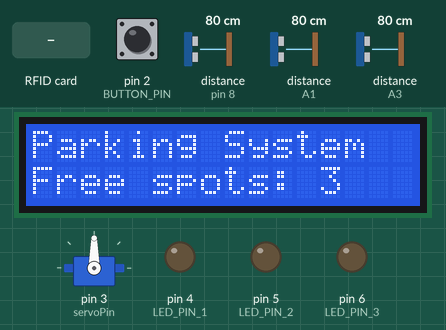
This sketch was run on a simulated Arduino Uno, built with avr-gcc and run on an emulated ATmega328P. Shown: servo, 16×2 character LCD, output pins drawn as LEDs (lit = HIGH). Wiring (inferred from the names in the program): 3 × ultrasonic range finder: trigger pin 7, echo pin 8 / trigger A0, echo A1 / trigger A2, echo A3. The inputs (shaded band) are chosen by the test bench; at power-on: pin 2 (BUTTON_PIN) HIGH, distance to the obstacle (sensors on pin 8, A1, A3) 80 cm. The echo pulse lasts 58.3 µs per cm; pins used as bus, display or sensor lines are not drawn; what the sketch prints to the serial monitor is not drawn.

Above: at 1.3 s.
1.4 s: RFID card 13 5C 0C 14 held to the reader
At 2.3 s:
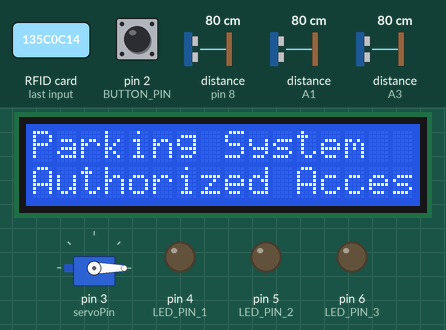
7.5 s: pin 2 (BUTTON_PIN) pulled LOW for 2.2 s
At 8.69 s:
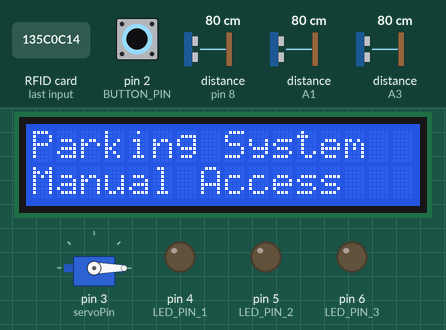
15.8 s: RFID card 5E 7A 19 C4 held to the reader
At 17.22 s:
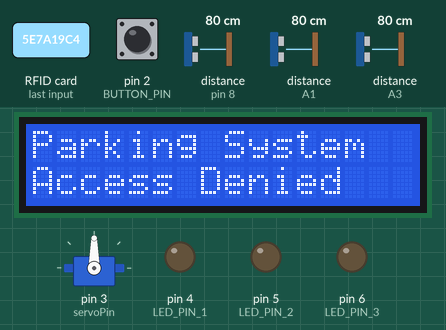
18.7 s: distance to the obstacle (sensor on pin 8) set to 10 cm
21.2 s: distance to the obstacle (sensor on pin 8) set to 7 cm
At 22.2 s:
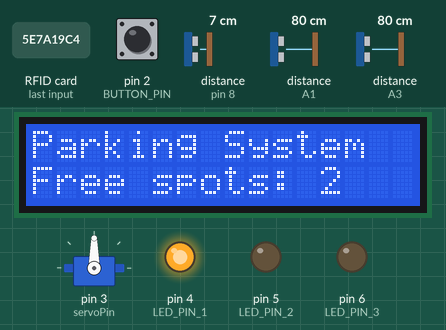
23.7 s: distance to the obstacle (sensor on A1) set to 10 cm
26.7 s: distance to the obstacle (sensor on A1) set to 7 cm
At 28.4 s:
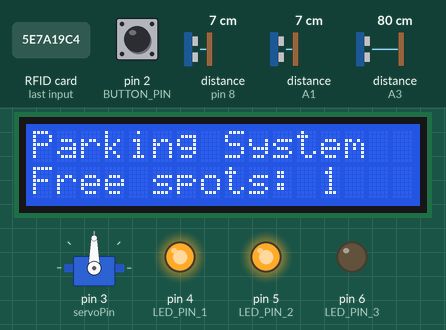
Timing chart, 0 to 29.9 s (numbered marks = the images above; inputs shaded):
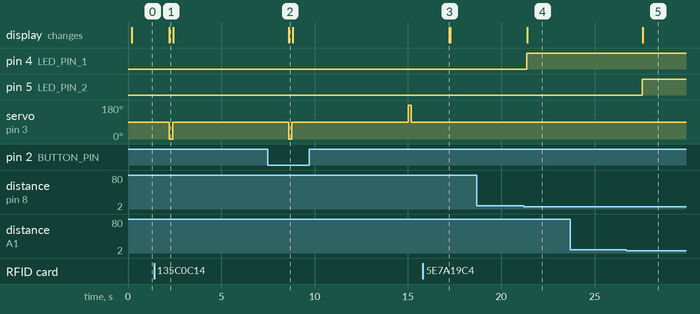

Measured:
- the behaviour switches between 9 and 8 cm on distance to the obstacle (sensor on pin 8) (found by bisection; images 3 and 4)
- the behaviour switches between 9 and 8 cm on distance to the obstacle (sensor on A1) (found by bisection; images 4 and 5)
- after the input at 1.4 s, servo on pin 3 (servoPin): 90° → 0° after 0.82 s, → 90° 0.18 s later; the display: changes after 0.82 s (image 1)
- after the input at 7.5 s, the display: changes after 1.1 s (image 2)
- after the input at 15.8 s, the display: changes after 1.4 s (image 3)
- after the input at 18.7 s, every drawn part: stays the same
- after the input at 21.2 s, pin 4 (LED_PIN_1): LOW → HIGH after 0.17 s; the display: changes after 0.20 s (image 4)
- after the input at 23.7 s, every drawn part: stays the same
- after the input at 26.7 s, pin 5 (LED_PIN_2): LOW → HIGH after 0.85 s; the display: changes after 0.87 s (image 5)

The sketch:

main.ino
```cpp
#include <SPI.h>
#include <MFRC522.h>
#include <Servo.h>
#include <Wire.h>
#include <LiquidCrystal_I2C.h>

// Servo
Servo myservo;
int servoPin = 3;

// RFID
#define SS_PIN 10
#define RST_PIN 9
MFRC522 mfrc522(SS_PIN, RST_PIN);

// Ultrasonic Sensors
#define TRIG_PIN_1 7
#define ECHO_PIN_1 8
#define TRIG_PIN_2 A0
#define ECHO_PIN_2 A1
#define TRIG_PIN_3 A2
#define ECHO_PIN_3 A3

// LEDs
#define LED_PIN_1 4
#define LED_PIN_2 5
#define LED_PIN_3 6

// Button
#define BUTTON_PIN 2

// LCD
LiquidCrystal_I2C lcd(0x27, 16, 2);

// Timing for occupancy
unsigned long occupiedStart[3] = {0, 0, 0}; // Time when spots became occupied
bool wasOccupied[3] = {false, false, false};

// Servo timing
#define TURN_TIME 175
#define HOLD_TIME 5000

unsigned long lastActionTime = 0;
bool isRaised = false;  // To check if the servo is in the raised position

// Global free spots
int freeSpots = 3; // Number of free parking spots

void setup() {
  Serial.begin(9600); // Serial for ESP32
  SPI.begin();
  mfrc522.PCD_Init();

  // Initialize servo
  myservo.attach(servoPin);
  myservo.write(90);

  // Initialize ultrasonic sensors
  pinMode(TRIG_PIN_1, OUTPUT);
  pinMode(ECHO_PIN_1, INPUT);
  pinMode(TRIG_PIN_2, OUTPUT);
  pinMode(ECHO_PIN_2, INPUT);
  pinMode(TRIG_PIN_3, OUTPUT);
  pinMode(ECHO_PIN_3, INPUT);

  // Initialize LEDs
  pinMode(LED_PIN_1, OUTPUT);
  pinMode(LED_PIN_2, OUTPUT);
  pinMode(LED_PIN_3, OUTPUT);

  // Initialize button
  pinMode(BUTTON_PIN, INPUT_PULLUP);

  // Initialize LCD
  lcd.init();
  lcd.backlight();
  lcd.setCursor(0, 0);
  lcd.print("Parking System");
}

void loop() {
  // Check RFID card detection
  if (mfrc522.PICC_IsNewCardPresent() && mfrc522.PICC_ReadCardSerial()) {
    handleCardDetection();
  }

  // Check button press
  if (digitalRead(BUTTON_PIN) == LOW) {
    handleButtonPress();
  }

  // Measure distances for parking spots
  float distances[3];
  distances[0] = measureDistance(TRIG_PIN_1, ECHO_PIN_1);
  distances[1] = measureDistance(TRIG_PIN_2, ECHO_PIN_2);
  distances[2] = measureDistance(TRIG_PIN_3, ECHO_PIN_3);

  // Calculate number of free spots
  freeSpots = 3;
  unsigned long currentTime = millis();

  for (int i = 0; i < 3; i++) {
    if (distances[i] < 8.0) {  // Spot is occupied
      freeSpots--;

      if (!wasOccupied[i]) {  // Spot just became occupied
        occupiedStart[i] = currentTime;
        wasOccupied[i] = true;
      }
    } else {  // Spot is free
      wasOccupied[i] = false;
    }
  }

  // Control LEDs based on occupancy
  controlLEDs(distances);

  // Send JSON data via serial
  sendJSONData(freeSpots, currentTime);

  // Update LCD
  lcd.setCursor(0, 1);
  lcd.print("Free spots: ");
  lcd.print(freeSpots);
  lcd.print("   ");

  // Check servo hold time
  if (isRaised && (millis() - lastActionTime >= HOLD_TIME)) {
    lowerServo();
  }

  delay(2000);  // Update every 2 seconds
}

void handleCardDetection() {
  // Check if parking is full
  if (freeSpots == 0) {
    Serial.println("{\"card\": \"Denied\", \"action\": \"Parking full\"}");
    lcd.setCursor(0, 1);
    lcd.print("Parking Full!   ");
    delay(2000); // Display message for 2 seconds
    return; // Deny access
  }

  // Process RFID
  String content = "";
  for (byte i = 0; i < mfrc522.uid.size; i++) {
    content.concat(String(mfrc522.uid.uidByte[i] < 0x10 ? " 0" : " "));
    content.concat(String(mfrc522.uid.uidByte[i], HEX));
  }
  content.toUpperCase();

  if (content.substring(1) == "13 5C 0C 14") { // Authorized card
    Serial.println("{\"card\": \"Authorized\", \"action\": \"Access granted\"}");
    lcd.setCursor(0, 1);
    lcd.print("Authorized Access");
    raiseServo();
  } else { // Unauthorized card
    Serial.println("{\"card\": \"Unauthorized\", \"action\": \"Access denied\"}");
    lcd.setCursor(0, 1);
    lcd.print("Access Denied    ");
  }
}

void handleButtonPress() {
  Serial.println("{\"event\": \"Button pressed\", \"action\": \"Raising barrier\"}");
  lcd.setCursor(0, 1);
  lcd.print("Manual Access    ");
  raiseServo();
}

void raiseServo() {
  myservo.write(0);
  delay(TURN_TIME);
  myservo.write(90);
  lastActionTime = millis();
  isRaised = true;
}

void lowerServo() {
  myservo.write(180);
  delay(TURN_TIME);
  myservo.write(90);
  isRaised = false;
}

float measureDistance(int trigPin, int echoPin) {
  digitalWrite(trigPin, LOW);
  delayMicroseconds(2);
  digitalWrite(trigPin, HIGH);
  delayMicroseconds(10);
  digitalWrite(trigPin, LOW);
  long duration = pulseIn(echoPin, HIGH);
  return (duration / 2.0) * 0.0343;
}

void controlLEDs(float distances[3]) {
  digitalWrite(LED_PIN_1, distances[0] < 8.0 ? HIGH : LOW);
  digitalWrite(LED_PIN_2, distances[1] < 8.0 ? HIGH : LOW);
  digitalWrite(LED_PIN_3, distances[2] < 8.0 ? HIGH : LOW);
}

void sendJSONData(int freeSpots, unsigned long currentTime) {
  Serial.print("{\"free_spots\": ");
  Serial.print(freeSpots);
  Serial.print(", \"occupancy_times\": [");

  for (int i = 0; i < 3; i++) {
    unsigned long occupiedTime = wasOccupied[i] ? (currentTime - occupiedStart[i]) / 1000 : 0;
    Serial.print(occupiedTime);
    if (i < 2) Serial.print(", ");
  }

  Serial.print("], \"led_states\": [");
  Serial.print(digitalRead(LED_PIN_1) ? 1 : 0);
  Serial.print(", ");
  Serial.print(digitalRead(LED_PIN_2) ? 1 : 0);
  Serial.print(", ");
  Serial.print(digitalRead(LED_PIN_3) ? 1 : 0);
  Serial.println("]}");
}
```
